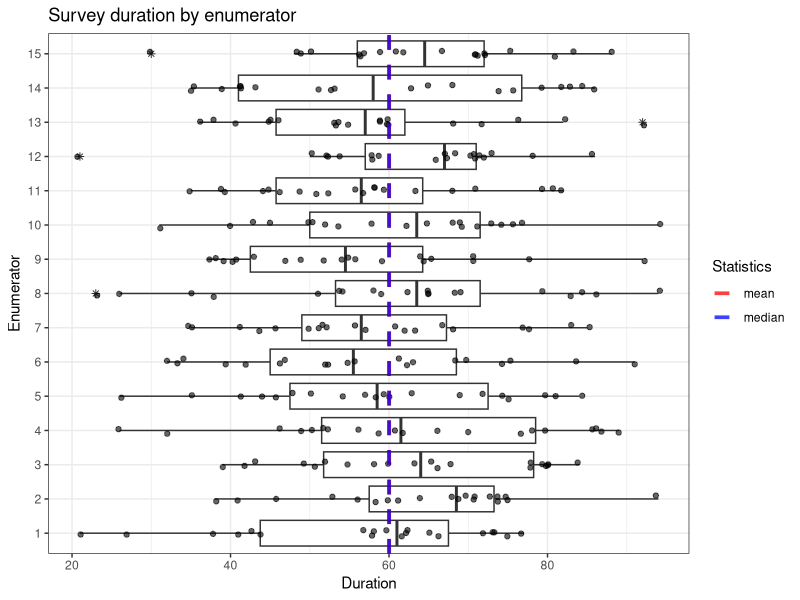
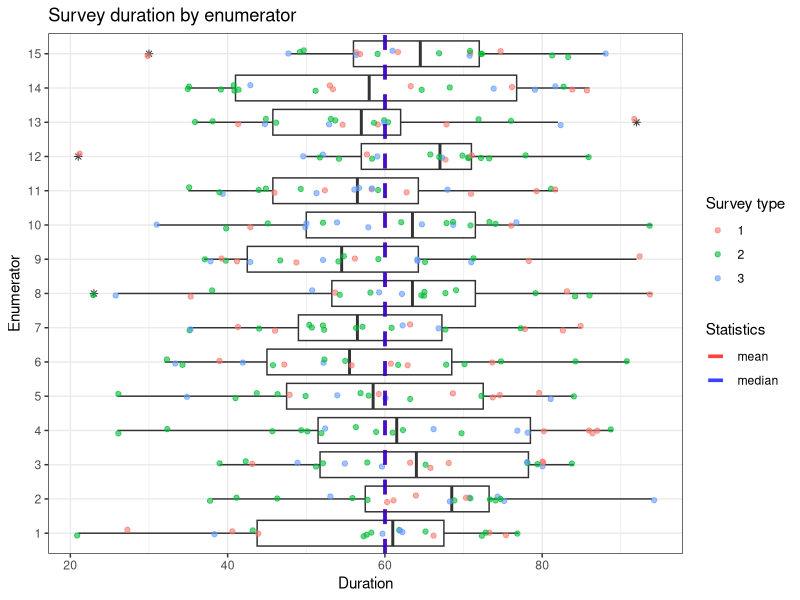

The R source for these figures, in order:
# Peter Carroll
# Tool for tracking survey durations, by enumerator
require(ggplot2)

# Generate test data
set.seed(20170928)
data <- data.frame(enum_id = rep(seq(1:15), 20),
                   duration = round(rnorm(300, 60, 15)),
                   survey_type = round(runif(300, 1, 3)),
                   stringsAsFactors = F)
head(data)

# Graph function takes arguments for the data, enumerator ID ("enum_id"), duration, and survey_type (sometimes some respondents receive different versions of the survey with varying lengths. Providing a string or numeric variable for this argument colors the dots by survey type. Note that it may be more useful to subset the data and produce separate graphs for these different survey versions).
make_graph <- function(data, enum_id, duration, survey_type) {
  if (missing(survey_type)) {
    # No survey type specified
    p <- ggplot(data, aes(x = factor(enum_id), y = duration)) + 
      # Produce boxplots (asterisks for outliers)
      geom_boxplot(na.rm = T, outlier.shape = 8) +
      # Flip coordinates so that boxplots are horizontal
      coord_flip() + 
      # Plot points from individual surveys; jitter these dots for easier viewing
      geom_point(aes(), position = position_jitter(width = 0.1),
                 alpha = 0.6) + 
      # Blank theme
      theme_bw() +
      # Label axes
      ylab("Duration") + 
      xlab("Enumerator") +
      # Graph title
      ggtitle("Survey duration by enumerator") +
      # add mean and median
      geom_hline(aes(yintercept = mean(data$duration), linetype = "mean"), 
                 color = "red", 
                 lwd = 1.25,
                 alpha = 0.75) +
      geom_hline(aes(yintercept = median(data$duration), linetype = "median"), 
                 color = "blue", 
                 lwd = 1.25,
                 alpha = 0.75) +
      scale_linetype_manual(name = "Statistics", values = c(2, 2), 
                            guide = guide_legend(override.aes = list(color = c("red", "blue"))))
  } else {
    # Survey type included
    p <- ggplot(data, aes(x = factor(enum_id), y = duration)) + 
      # Produce boxplots (asterisks for outliers)
      geom_boxplot(na.rm = T, outlier.shape = 8) +
      # Flip coordinates so that boxplots are horizontal
      coord_flip() + 
      # Plot points from individual surveys
      # Use survey type to color values
      geom_point(aes(color = factor(survey_type)),
                 alpha = 0.6, 
      # Jitter these dots for easier viewing
                 position = position_jitter(width = 0.1)) +
      labs(color = "Survey type") +
      # Blank theme
      theme_bw() +
      # Label axes
      ylab("Duration") + 
      xlab("Enumerator") +
      # Graph title
      ggtitle("Survey duration by enumerator") +
      # add mean and median
      geom_hline(aes(yintercept = mean(data$duration), linetype = "mean"), 
                 color = "red", 
                 lwd = 1.25,
                 alpha = 0.75) +
      geom_hline(aes(yintercept = median(data$duration), linetype = "median"), 
                 color = "blue", 
                 lwd = 1.25,
                 alpha = 0.75) +
      scale_linetype_manual(name = "Statistics", values = c(2, 2), 
                            guide = guide_legend(override.aes = list(color = c("red", "blue"))))
  }
  p
}

# Graph without survey type
make_graph(data = data, 
           enum_id = enum_id,
           duration = duration)

# Graph with survey type
make_graph(data = data, 
           enum_id = enum_id,
           duration = duration, 
           survey_type = survey_type)

